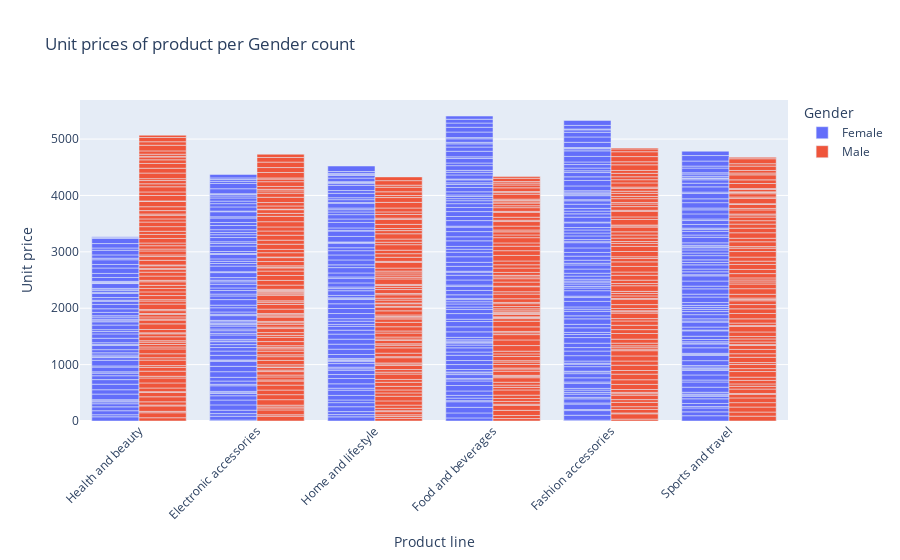

Source (notebook cell):
### Code cell
fig = px.bar(df,x='Product line',y='Unit price',color='Gender',barmode='group',title='Unit prices of product per Gender count')
fig.update_layout(uniformtext_minsize=8 , xaxis_tickangle=-45)

### Figure 1 — Plotly figure (JSON) as saved in the notebook; plotly's stock layout.template omitted (floating-point values rounded to 4 significant figures; data arrays with more than 128 entries replaced by an {"elided": "..."} marker saying what was removed)
{"data": [{"alignmentgroup": "True", "hovertemplate": "Gender=Female<br>Product line=%{x}<br>Unit price=%{y}<extra></extra>", "legendgroup": "Female", "marker": {"color": "#636efa", "pattern": {"shape": ""}}, "name": "Female", "offsetgroup": "Female", "orientation": "v", "showlegend": true, "textposition": "auto", "type": "bar", "x": {"elided": "501 str values"}, "xaxis": "x", "y": {"elided": "501 float values"}, "yaxis": "y"}, {"alignmentgroup": "True", "hovertemplate": "Gender=Male<br>Product line=%{x}<br>Unit price=%{y}<extra></extra>", "legendgroup": "Male", "marker": {"color": "#EF553B", "pattern": {"shape": ""}}, "name": "Male", "offsetgroup": "Male", "orientation": "v", "showlegend": true, "textposition": "auto", "type": "bar", "x": {"elided": "499 str values"}, "xaxis": "x", "y": {"elided": "499 float values"}, "yaxis": "y"}], "layout": {"barmode": "group", "legend": {"title": {"text": "Gender"}, "tracegroupgap": 0}, "title": {"text": "Unit prices of product per Gender count"}, "uniformtext": {"minsize": 8}, "xaxis": {"anchor": "y", "domain": [0, 1], "tickangle": -45, "title": {"text": "Product line"}}, "yaxis": {"anchor": "x", "domain": [0, 1], "title": {"text": "Unit price"}}}}
